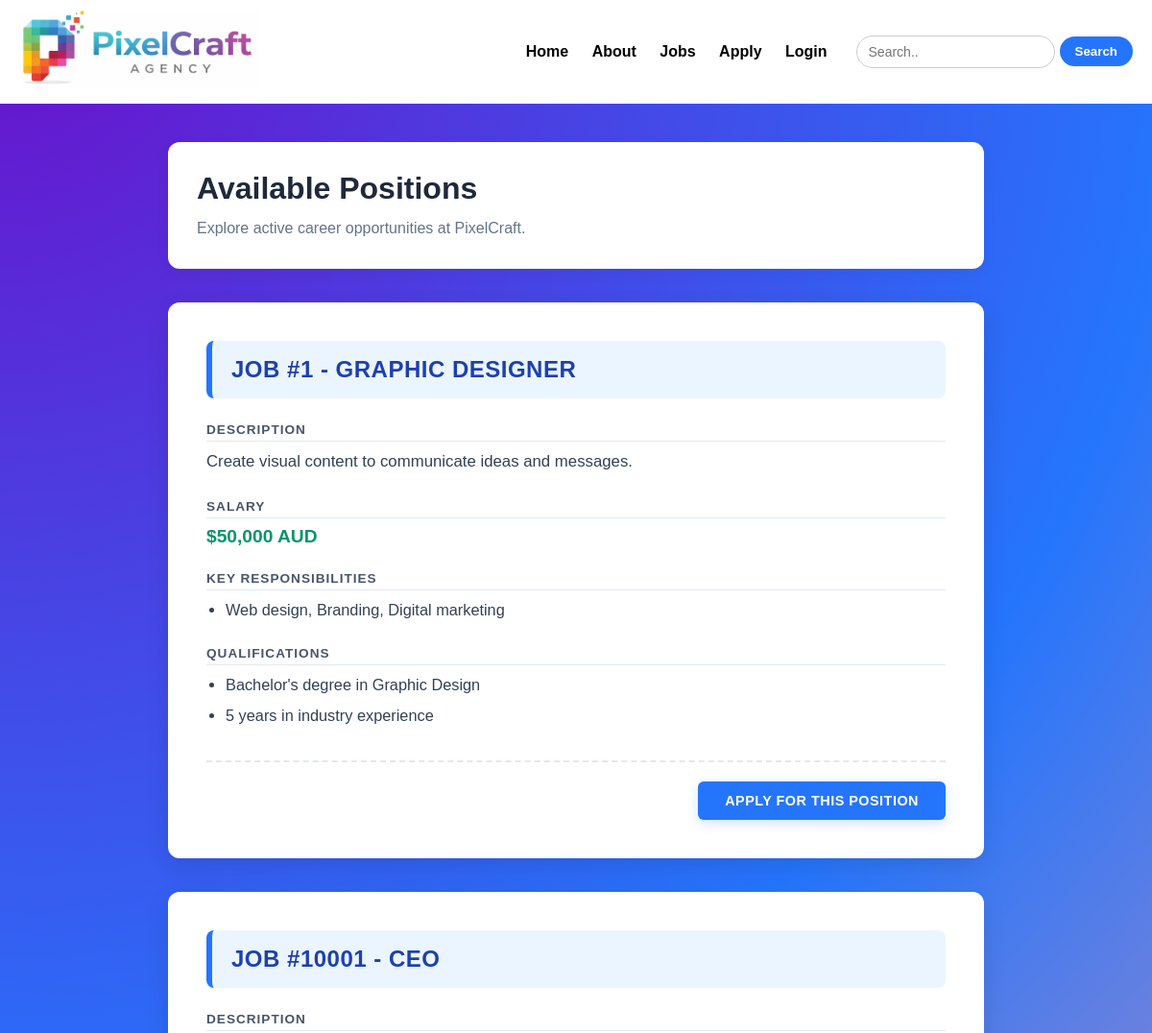
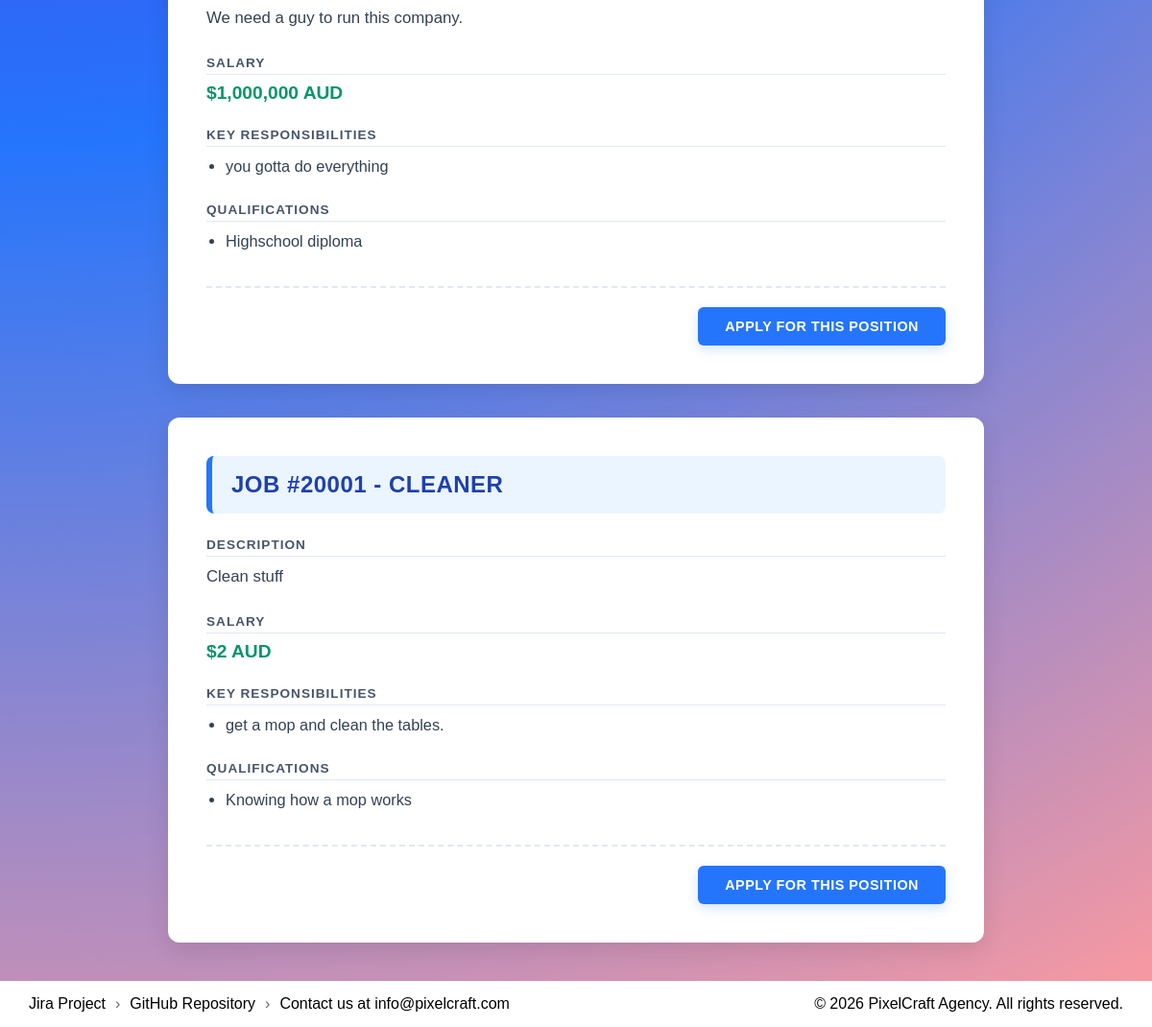
/Jobs.php, run on the app's committed database (2 pictures, top to bottom).
### tables this page shows
CREATE TABLE `jobs` (
  `job_id` int(11) NOT NULL,
  `Title` text NOT NULL,
  `Description` text NOT NULL,
  `Salary` int(11) NOT NULL,
  `Responsibilities` text NOT NULL,
  `Qualifications` text NOT NULL
);

### Jobs.php (the view, shortened to what this page needs)
<?php
require_once("settings.php");
function print_list_items($text_data) {
    $lines = explode("\n", trim($text_data));
    foreach ($lines as $line) {
        if (!empty(trim($line))) {
            echo "<li>" . htmlspecialchars(trim($line)) . "</li>";
        }
    }
}
$conn = @mysqli_connect($host, $user, $pwd, $sql_db);
$search_query = "";
if ($search_query !== "") {
    $search_sql = "SELECT * FROM jobs WHERE Title LIKE ? OR Description LIKE ?";
    $stmt = mysqli_prepare($conn, $search_sql);
    if (!$stmt) {
        die("Statement preparation failed: " . mysqli_error($conn));
    }
    $search_param = "%" . $search_query . "%";
    mysqli_stmt_bind_param($stmt, "ss", $search_param, $search_param);
    mysqli_stmt_execute($stmt);
    $result = mysqli_stmt_get_result($stmt);
} else {
    $sql = "SELECT * FROM jobs";
    $result = mysqli_query($conn, $sql);
}
?>
<!DOCTYPE html>
<html lang="en">
<head>
    <link rel="stylesheet" href="styles/jobs.css">
    <link rel="stylesheet" href="styles/Main.css">
</head>
<body>
<?php include 'header.inc'; ?>
<main>
    <section class="intro-section">
        <h1>Available Positions</h1>
        <p>Explore active career opportunities at PixelCraft.</p>
    </section>
    <?php
    if ($result && mysqli_num_rows($result) > 0) {
        while ($row = mysqli_fetch_assoc($result)) {
            ?>
            <article class="job-listing">
                <h2>JOB #<?php echo htmlspecialchars($row['job_id'] . ' - ' . $row['Title']); ?></h2>
                <span class="job-section-title">Description</span>
                <p class="job-description"><?php echo htmlspecialchars($row['Description']); ?></p>
                <span class="job-section-title">Salary</span>
                <p class="job-salary">$<?php echo number_format($row['Salary']); ?> AUD</p>
                <span class="job-section-title">Key Responsibilities</span>
                <ul>
                    <?php print_list_items($row['Responsibilities']); ?>
                </ul>
                <span class="job-section-title">Qualifications</span>
                <ul>
                </ul>
                <div class="apply-container">
                    <a href="Apply.php?jobref=<?php echo urlencode($row['job_id']); ?>" class="apply-btn">Apply for this Position</a>
                </div>
            </article>
            <?php
        }
    } else {
        echo "<div class='job-listing'><p>No positions found matching your criteria.</p>";
        echo "<p><a href='Jobs.php'>Clear Search Criteria</a></p></div>";
    }
    ?>
</main>
</body>
<?php include 'footer.inc'; ?>
</html>

### Styles/jobs.css (style rules this page uses)
body { background: radial-gradient(circle at top left, #6a11cb, #2575fc, #ff9a9e); }
main { width: 95%; max-width: 850px; margin: 40px auto; display: flex; flex-direction: column; gap: 35px; }
.intro-section { background: white; padding: 30px; border-radius: 12px; box-shadow: 0 4px 15px rgba(0,0,0,0.05); }
.intro-section h1 { font-size: 32px; color: #1e293b; margin-bottom: 10px; }
.intro-section p { color: #64748b; line-height: 1.6; }
.job-listing { background: white; padding: 40px; border-radius: 12px; box-shadow: 0 8px 25px rgba(0, 0, 0, 0.1); }
.job-listing h2 { background-color: #ebf5ff; color: #1e40af; padding: 16px 20px; margin-bottom: 25px; font-size: 1.5rem; text-transform: uppercase; border-radius: 8px; border-left: 6px solid #2575fc; letter-spacing: 0.5px; }
.job-section-title { display: block; font-weight: bold; text-transform: uppercase; font-size: 0.85rem; letter-spacing: 1px; margin-top: 25px; margin-bottom: 8px; color: #475569; border-bottom: 1px solid #e2e8f0; padding-bottom: 4px; }
.job-description { color: #334155; line-height: 1.6; font-size: 1.05rem; }
.job-salary { color: #059669; font-weight: bold; font-size: 1.2rem; }
.job-listing ul { list-style-type: disc; margin-left: 20px; margin-top: 5px; }
.job-listing li { margin-bottom: 8px; color: #334155; line-height: 1.5; font-size: 1.02rem; }
.apply-container { margin-top: 35px; border-top: 2px dashed #e2e8f0; padding-top: 20px; display: flex; justify-content: flex-end; }
.apply-btn { display: inline-block; padding: 12px 28px; background-color: #2575fc; color: white; text-decoration: none; font-weight: bold; border-radius: 6px; transition: background-color 0.2s ease, transform 0.1s ease; text-transform: uppercase; font-size: 0.9rem; letter-spacing: 0.5px; box-shadow: 0 4px 12px rgba(37, 117, 252, 0.2); }

### Styles/Main.css (style rules this page uses)
* { margin: 0; padding: 0; box-sizing: border-box; }
body { font-family: Arial, sans-serif; min-height: 100vh; }

### data on the page
jobs: job_id+Title "1 - GRAPHIC DESIGNER", Description "Create visual content to communicate ideas and messages.", Salary "50,000", Responsibilities "Web design, Branding, Digital marketing", Qualifications "Bachelor's degree in Graphic Design", Qualifications "5 years in industry experience"
jobs: job_id+Title "10001 - CEO", Description "We need a guy to run this company.", Salary "1,000,000", Responsibilities "you gotta do everything", Qualifications "Highschool diploma"
jobs: job_id+Title "20001 - CLEANER", Description "Clean stuff", Salary "2", Responsibilities "get a mop and clean the tables.", Qualifications "Knowing how a mop works"
